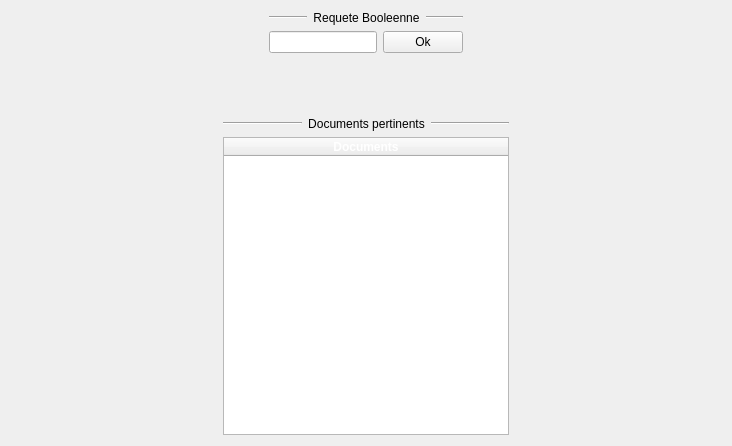
      <widget class="QWidget" name="tab_2">
       <attribute name="title">
        <string>Modèles Booleen</string>
       </attribute>
       <layout class="QGridLayout" name="gridLayout_6">
        <item row="0" column="1" rowspan="2">
         <spacer name="horizontalSpacer_13">
          <property name="orientation">
           <enum>Qt::Horizontal</enum>
          </property>
          <property name="sizeType">
           <enum>QSizePolicy::Maximum</enum>
          </property>
          <property name="sizeHint" stdset="0">
           <size>
            <width>40</width>
            <height>10</height>
           </size>
          </property>
         </spacer>
        </item>
        <item row="2" column="4">
         <spacer name="horizontalSpacer_12">
          <property name="orientation">
           <enum>Qt::Horizontal</enum>
          </property>
          <property name="sizeType">
           <enum>QSizePolicy::Maximum</enum>
          </property>
          <property name="sizeHint" stdset="0">
           <size>
            <width>212</width>
            <height>318</height>
           </size>
          </property>
         </spacer>
        </item>
        <item row="0" column="0" rowspan="2">
         <spacer name="horizontalSpacer_10">
          <property name="orientation">
           <enum>Qt::Horizontal</enum>
          </property>
          <property name="sizeType">
           <enum>QSizePolicy::Maximum</enum>
          </property>
          <property name="sizeHint" stdset="0">
           <size>
            <width>195</width>
            <height>100</height>
           </size>
          </property>
         </spacer>
        </item>
        <item row="2" column="0">
         <spacer name="horizontalSpacer_9">
          <property name="orientation">
           <enum>Qt::Horizontal</enum>
          </property>
          <property name="sizeType">
           <enum>QSizePolicy::Maximum</enum>
          </property>
          <property name="sizeHint" stdset="0">
           <size>
            <width>212</width>
            <height>318</height>
           </size>
          </property>
         </spacer>
        </item>
        <item row="1" column="2">
         <spacer name="verticalSpacer_3">
          <property name="orientation">
           <enum>Qt::Vertical</enum>
          </property>
          <property name="sizeType">
           <enum>QSizePolicy::Maximum</enum>
          </property>
          <property name="sizeHint" stdset="0">
           <size>
            <width>40</width>
            <height>20</height>
           </size>
          </property>
         </spacer>
        </item>
        <item row="0" column="4" rowspan="2">
         <spacer name="horizontalSpacer_11">
          <property name="orientation">
           <enum>Qt::Horizontal</enum>
          </property>
          <property name="sizeType">
           <enum>QSizePolicy::Maximum</enum>
          </property>
          <property name="sizeHint" stdset="0">
           <size>
            <width>195</width>
            <height>100</height>
           </size>
          </property>
         </spacer>
        </item>
        <item row="0" column="2">
         <layout class="QVBoxLayout" name="verticalLayout_5">
          <item>
           <layout class="QHBoxLayout" name="horizontalLayout_7">
            <item>
             <widget class="Line" name="line_5">
              <property name="orientation">
               <enum>Qt::Horizontal</enum>
              </property>
             </widget>
            </item>
            <item>
             <widget class="QLabel" name="label_3">
              <property name="text">
               <string>Requete Booleenne</string>
              </property>
              <property name="alignment">
               <set>Qt::AlignCenter</set>
              </property>
             </widget>
            </item>
            <item>
             <widget class="Line" name="line_6">
              <property name="orientation">
               <enum>Qt::Horizontal</enum>
              </property>
             </widget>
            </item>
           </layout>
          </item>
          <item>
           <layout class="QHBoxLayout" name="horizontalLayout_8">
            <item>
             <widget class="QLineEdit" name="reqBool">
              <property name="minimumSize">
               <size>
                <width>100</width>
                <height>0</height>
               </size>
              </property>
              <property name="maximumSize">
               <size>
                <width>600</width>
                <height>16777215</height>
               </size>
              </property>
             </widget>
            </item>
            <item>
             <widget class="QPushButton" name="ModeleBool">
              <property name="minimumSize">
               <size>
                <width>30</width>
                <height>0</height>
               </size>
              </property>
              <property name="maximumSize">
               <size>
                <width>80</width>
                <height>16777215</height>
               </size>
              </property>
              <property name="text">
               <string>Ok</string>
              </property>
             </widget>
            </item>
           </layout>
          </item>
         </layout>
        </item>
        <item row="0" column="3" rowspan="2">
         <spacer name="horizontalSpacer_14">
          <property name="orientation">
           <enum>Qt::Horizontal</enum>
          </property>
          <property name="sizeType">
           <enum>QSizePolicy::Maximum</enum>
          </property>
          <property name="sizeHint" stdset="0">
           <size>
            <width>40</width>
            <height>10</height>
           </size>
          </property>
         </spacer>
        </item>
        <item row="2" column="1" colspan="3">
         <layout class="QVBoxLayout" name="verticalLayout_6">
          <item>
           <layout class="QHBoxLayout" name="horizontalLayout_9">
            <item>
             <widget class="Line" name="line_3">
              <property name="orientation">
               <enum>Qt::Horizontal</enum>
              </property>
             </widget>
            </item>
            <item>
             <widget class="QLabel" name="label_2">
              <property name="text">
               <string>Documents pertinents</string>
              </property>
              <property name="alignment">
               <set>Qt::AlignCenter</set>
              </property>
             </widget>
            </item>
            <item>
             <widget class="Line" name="line_4">
              <property name="orientation">
               <enum>Qt::Horizontal</enum>
              </property>
             </widget>
            </item>
           </layout>
          </item>
          <item>
           <widget class="QTableWidget" name="tableWidgetDocsBool">
            <attribute name="horizontalHeaderMinimumSectionSize">
             <number>28</number>
            </attribute>
            <attribute name="horizontalHeaderShowSortIndicator" stdset="0">
             <bool>true</bool>
            </attribute>
            <attribute name="horizontalHeaderStretchLastSection">
             <bool>true</bool>
            </attribute>
            <attribute name="verticalHeaderCascadingSectionResizes">
             <bool>false</bool>
            </attribute>
            <attribute name="verticalHeaderDefaultSectionSize">
             <number>34</number>
            </attribute>
            <attribute name="verticalHeaderMinimumSectionSize">
             <number>34</number>
            </attribute>
            <column>
             <property name="text">
              <string>Documents</string>
             </property>
             <property name="font">
              <font>
               <weight>75</weight>
               <bold>true</bold>
              </font>
             </property>
             <property name="background">
              <color>
               <red>0</red>
               <green>0</green>
               <blue>1</blue>
              </color>
             </property>
             <property name="foreground">
              <brush brushstyle="SolidPattern">
               <color alpha="255">
                <red>255</red>
                <green>255</green>
                <blue>255</blue>
               </color>
              </brush>
             </property>
            </column>
           </widget>
          </item>
         </layout>
        </item>
       </layout>
      </widget>
